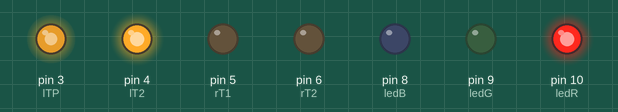
The sketch below on a simulated Arduino Uno, built with avr-gcc and run on an emulated ATmega328P. Parts: output pins drawn as LEDs (lit = HIGH). Pins used as bus, display or sensor lines are not drawn.

Above: at 0.05 s.
At 2.95 s:
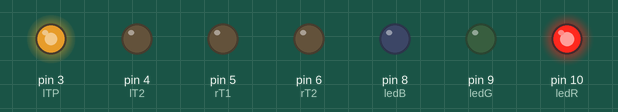
Timing chart, 0 to 3.5 s (numbered marks = the images above):
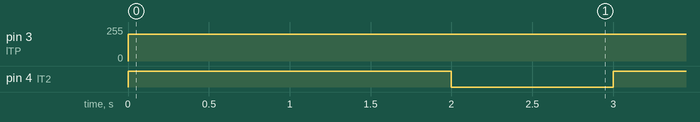

The sketch:

ENGR202_Version1.ino
```cpp
// Engineering 202C
// Winter 2018
// Team 9 - Stair Climbing Robot
// University of Washington
// Code written by Aaron Su
//
// Drives a robot based upon commands given over a bluetooth app. Uses LEDS for user feedback

// Ardunio Pins
const int rx0 = 0; // Bluetooth
const int tx1 = 1; // Bluetooth
const int lT1 = 2; // Direction, Maps to 2 on All HBridges
const int lT2 = 4; // Direction, Maps to 3 on All HBridges
const int lTP = 3; // Power, Maps to 1 on Front Two HBridges
const int rT1 = 5; // Direction, Maps to 5 on All HBridges
const int rT2 = 6; // Direction, Maps to 4 on All HBridges
const int rTP = 7; // Power, Maps to 6 on Front Two Hbridges
const int ledB = 8;
const int ledG = 9;
const int ledR = 10;
const int bLP = 11; // Power, Maps to 1 on Back Hbridge
const int bRP = 12; // Power, Maps to 6 on Back Hbridge
const int unknown = 13; // Does not yet have a purpose

// HBridge Motor Power
const int FULL_POW = 255;
const int HIGH_POW = 240;
const int MED_POW = 128;
const int LOW_POW = 32;

// LED Constants
const int BRIGHT = 250;
const int DIM = 64;
const int OFF = 0;

char incomingByte; // Global variable for BT input

// Main drive program that will control the robot's movements
void drive()
{
   if(Serial.available() > 0) // Bluetooth connected
  {
    resetColors();
    analogWrite(ledB, 255);
    incomingByte = Serial.read();
    if(incomingByte == 'f') {
      // Color
      resetColors();
      analogWrite(ledG, 255);

      // Drive
      analogWrite(lTP, FULL_POW);
      analogWrite(rTP, FULL_POW);
      analogWrite(bLP, HIGH_POW);
      analogWrite(bRP, HIGH_POW);
      digitalWrite(lT1, LOW);
      digitalWrite(lT2, HIGH);
      digitalWrite(rT1, LOW);
      digitalWrite(rT2, HIGH);

      // Send message
      Serial.print("Forward");
    }
    else if (incomingByte == 'b')
    {
      // Color
      resetColors();
      analogWrite(ledG, 255);
      analogWrite(ledR, 255);

      // Drive
      analogWrite(ledG, 255);
      analogWrite(ledB, 0);
      analogWrite(lTP, 255);
      analogWrite(rTP, 255);
      analogWrite(bLP, 255);
      analogWrite(bRP, 255);
      digitalWrite(lT1, HIGH);
      digitalWrite(lT2, LOW);
      digitalWrite(rT1, HIGH);
      digitalWrite(rT2, LOW);

      // Send message
      Serial.print("Backward");
    }
  }
  else // Bluetooth not connected
  {
    // Color
    resetColors();
    analogWrite(ledR, 255);
  }

}

void resetColors()
{
  analogWrite(ledR, 0);
  analogWrite(ledG, 0);
  analogWrite(ledB, 0);

}

// Demo to test Motors
void demoOne()
{
  // this function will run the motors in both directions at a fixed speed
  // turn on motor A
  digitalWrite(lT1, HIGH);
  digitalWrite(lT2, LOW);
  // set speed to 200 out of possible range 0~255
  analogWrite(lTP, 200);
  // now change motor directions
  digitalWrite(lT1, LOW);
  digitalWrite(lT2, HIGH);
  delay(2000);
  // now turn off motors
  digitalWrite(lT1, LOW);
  digitalWrite(lT2, LOW);
}

// Autonomous testing program
void demoTwo() {

}

// Checkpoint demo to show functionality of all parts
void checkPointDemo() {
  // Send a bluetooth message
  // Recieve a bluetooth message
  // Turn on LED to 3 different colors
  // Drive all motors forward
  // Drive all motors backwards
}

void setup()
{
    Serial.begin(9600); // Open BT connection
    //pinMode(rx0, OUTPUT);
    //pinMode(tx1, OUTPUT);
    pinMode(lT1, OUTPUT);
    pinMode(lT2, OUTPUT);
    digitalWrite(lTP, LOW);
    pinMode(rT1, OUTPUT);
    pinMode(rT2, OUTPUT);
    digitalWrite(rTP, LOW);
    pinMode(ledR, OUTPUT);
    pinMode(ledG, OUTPUT);
    pinMode(ledB, OUTPUT);
    digitalWrite(bLP, LOW);
    digitalWrite(bRP, LOW);
    analogWrite(ledR, 255);
}

void loop()
{
  demoOne();
  delay(1000);
}
```

Measured:
- by itself, pin 3 (lTP): 0/255 → 200/255 at 0.00 s
- by itself, pin 4 (lT2): alternates HIGH for 2.0 s and LOW for 1.0 s
